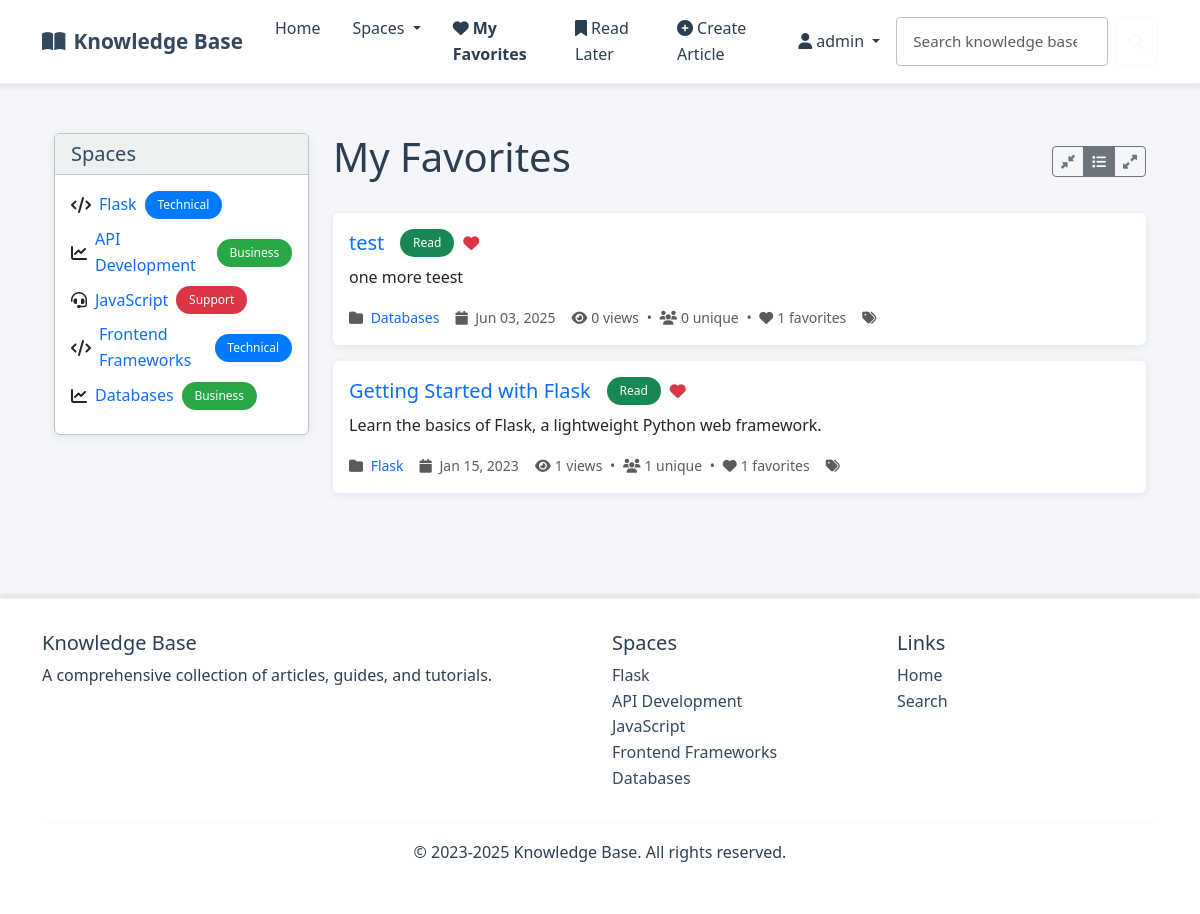
The app's page /my-favorites/ (signed in) with its own data.
### kb/models.py (models this page shows, shortened)
class Space(models.Model):
    ICON_CHOICES = [
        ('fas fa-folder', 'Folder'),
        ('fas fa-book', 'Book'),
        ('fas fa-lightbulb', 'Lightbulb'),
        ('fas fa-cog', 'Settings'),
        ('fas fa-rocket', 'Rocket'),
        ('fas fa-star', 'Star'),
        ('fas fa-heart', 'Heart'),
        ('fas fa-trophy', 'Trophy'),
        ('fas fa-graduation-cap', 'Education'),
        ('fas fa-code', 'Code'),
        ('fas fa-database', 'Database'),
        ('fas fa-shield-alt', 'Security'),
        ('fas fa-users', 'Team'),
        ('fas fa-chart-line', 'Analytics'),
        ('fas fa-puzzle-piece', 'Puzzle'),
        ('fas fa-tools', 'Tools'),
        ('fas fa-globe', 'Global'),
        ('fas fa-mobile-alt', 'Mobile'),
        ('fas fa-cloud', 'Cloud'),
        ('fas fa-fire', 'Fire'),
    ]
    name = models.CharField(max_length=100)
    description = models.TextField()
    label = models.ForeignKey(Label, on_delete=models.SET_NULL, null=True, blank=True, related_name='spaces')
    icon = models.CharField(max_length=50, choices=ICON_CHOICES, default='fas fa-folder')
    class Meta:
        verbose_name_plural = "Spaces"

class Label(models.Model):
    COLOR_CHOICES = [
        ('#007bff', 'Blue'),
        ('#28a745', 'Green'),
        ('#dc3545', 'Red'),
        ('#ffc107', 'Yellow'),
        ('#6f42c1', 'Purple'),
        ('#fd7e14', 'Orange'),
        ('#20c997', 'Teal'),
        ('#e83e8c', 'Pink'),
        ('#6c757d', 'Gray'),
        ('#17a2b8', 'Cyan'),
    ]
    name = models.CharField(max_length=50)
    color = models.CharField(max_length=7, choices=COLOR_CHOICES, default='#007bff')
    class Meta:
        verbose_name_plural = "Labels"

class Article(models.Model):
    STATUS_CHOICES = [
        ('draft', 'Draft'),
        ('live', 'Live'),
        ('archive', 'Archive'),
    ]
    title = models.CharField(max_length=200)
    summary = models.TextField()
    space = models.ForeignKey(Space, on_delete=models.CASCADE, related_name='articles')
    author = models.ForeignKey(User, on_delete=models.CASCADE, related_name='articles', null=True, blank=True)
    status = models.CharField(max_length=10, choices=STATUS_CHOICES, default='draft')
    tags = models.ManyToManyField(Tag, blank=True, related_name='articles')
    legacy_tags = models.JSONField(default=list, help_text="Legacy tags for backward compatibility")
    created_at = models.DateField(default=timezone.now)
    updated_at = models.DateField(default=timezone.now)
    def is_read_by_user(self, user):
        if not user.is_authenticated:
            return False
        return self.read_status.filter(user=user).exists()
    def get_favorites_count(self):
        return self.favorites.count()
    def get_view_count(self):
        return self.views.count()
    def get_unique_view_count(self):
        user_views = self.views.filter(user__isnull=False).values('user').distinct().count()
        anonymous_views = self.views.filter(user__isnull=True).values('ip_address').distinct().count()
        return user_views + anonymous_views

### kb/views.py (the view)
# urls.py: path('my-favorites/', views.my_favorites, name='my_favorites'),
@login_required
def my_favorites(request):
    favorites = ArticleFavorite.objects.filter(user=request.user).select_related('article', 'article__space')
    articles = [favorite.article for favorite in favorites]
    for article in articles:
        article.is_favorited = True  # All articles in this view are favorited
        article.view_count = article.get_view_count()
        article.unique_view_count = article.get_unique_view_count()
        article.favorites_count = article.get_favorites_count()
        if request.user.is_authenticated:
            article.is_read = article.is_read_by_user(request.user)
    context = {
        'articles': articles,
        'title': 'My Favorites',
        'spaces': Space.objects.all(),
        'labels': Label.objects.all(),
    }
    return render(request, 'my_favorites.html', context)

### kb/context_processors.py (called while the page is built)
def categories_processor(request):
    return {
        'spaces': Space.objects.all()
    }

### templates/my_favorites.html (shortened to what this page needs)
{% extends 'layout.html' %}
{% block content %}
<div class="container mt-4">
    <div class="row">
        <div class="col-lg-3">
            <div class="card">
                <div class="card-header">
                    <h5 class="mb-0">Spaces</h5>
                </div>
                <div class="card-body">
                    {% for space in spaces %}
                    <div class="d-flex align-items-center mb-2">
                        {% if space.icon %}
                        <i class="{{ space.icon }} me-2"></i>
                        {% endif %}
                        <a href="{% url 'space_detail' space.id %}" class="text-decoration-none">
                            {{ space.name }}
                        </a>
                        {% if space.label %}
                        <span class="badge ms-2" style="background-color: {{ space.label.color }};">
                            {{ space.label.name }}
                        </span>
                        {% endif %}
                    </div>
                    {% endfor %}
                </div>
            </div>
        </div>
        <div class="col-lg-9">
            <div class="d-flex justify-content-between align-items-center mb-4">
                <h1>My Favorites</h1>
                <div class="d-flex gap-2 align-items-center">
                    <div class="btn-group" role="group" aria-label="View density">
                        <label class="btn btn-outline-secondary btn-sm" for="compact" title="Compact view">
                            <i class="fas fa-compress-alt"></i>
                        </label>
                        <label class="btn btn-outline-secondary btn-sm" for="comfortable" title="Comfortable view">
                            <i class="fas fa-list"></i>
                        </label>
                        <label class="btn btn-outline-secondary btn-sm" for="spacious" title="Spacious view">
                            <i class="fas fa-expand-alt"></i>
                        </label>
                    </div>
                </div>
            </div>
            {% if articles %}
            <div id="articles-container">
                {% for article in articles %}
                <div class="card mb-3 article-card" data-space="{{ article.space.id }}">
                    <div class="card-body">
                        <div class="d-flex justify-content-between align-items-start">
                            <div class="flex-grow-1">
                                <div class="d-flex align-items-center mb-2">
                                    <h5 class="card-title mb-0 me-3">
                                        <a href="{% url 'article_detail' article.id %}" class="text-decoration-none">
                                            {{ article.title }}
                                        </a>
                                    </h5>
                                    {% if user.is_authenticated and article.is_read %}
                                    <span class="badge bg-success me-2">Read</span>
                                    {% endif %}
                                    {% if user.is_authenticated %}
                                    <button class="btn btn-link p-0 favorite-btn"
                                            data-article-id="{{ article.id }}"
                                            data-favorited="true"
                                            title="Remove from favorites">
                                        <i class="fas fa-heart text-danger"></i>
                                    </button>
                                    {% endif %}
                                </div>
                                <p class="card-text article-summary">{{ article.summary }}</p>
                                <div class="d-flex align-items-center text-muted small article-meta">
                                    <span class="me-3">
                                        <i class="fas fa-folder me-1"></i>
                                        <a href="{% url 'space_detail' article.space.id %}" class="text-decoration-none">
                                            {{ article.space.name }}
                                        </a>
                                    </span>
                                    <span class="me-3">
                                        <i class="fas fa-calendar me-1"></i>
                                        {{ article.created_at|date:"M d, Y" }}
                                    </span>
                                    <span class="me-3">
                                        <i class="fas fa-eye me-1"></i>{{ article.view_count }} views
                                        <span class="mx-1">•</span>
                                        <i class="fas fa-users me-1"></i>{{ article.unique_view_count }} unique
                                        <span class="mx-1">•</span>
                                        <i class="fas fa-heart me-1"></i>{{ article.favorites_count }} favorites
                                    </span>
                                    {% if article.tags %}
                                    <span>
                                        <i class="fas fa-tags me-1"></i>
                                    </span>
                                    {% endif %}
                                </div>
                            </div>
                        </div>
                    </div>
                </div>
                {% endfor %}
            </div>
            {% endif %}
        </div>
    </div>
</div>
{% endblock %}

### templates/layout.html (shortened to what this page needs)
{% load static %}
<!DOCTYPE html>
<html lang="en">
<head>
    <link href="https://cdn.jsdelivr.net/npm/bootstrap@5.3.0/dist/css/bootstrap.min.css" rel="stylesheet">
    <link rel="stylesheet" href="https://cdnjs.cloudflare.com/ajax/libs/font-awesome/6.4.0/css/all.min.css">
    <link rel="stylesheet" href="https://cdnjs.cloudflare.com/ajax/libs/highlight.js/11.7.0/styles/github-dark.min.css">
    <link rel="stylesheet" href="{% static 'css/custom.css' %}">
</head>
<body>
    <nav class="navbar navbar-expand-lg" style="background-color: #ffffff; border-bottom: 2px solid #e9ecef; box-shadow: 0 2px 4px rgba(0,0,0,0.1);">
        <div class="container">
            <a class="navbar-brand" href="{% url 'index' %}">
                <i class="fas fa-book-open me-2"></i>Knowledge Base
            </a>
            <div class="collapse navbar-collapse" id="navbarMain">
                <ul class="navbar-nav me-auto">
                    <li class="nav-item">
                        <a class="nav-link {% if request.path == '/' %}active{% endif %}" href="{% url 'index' %}">Home</a>
                    </li>
                    <li class="nav-item dropdown">
                        <a class="nav-link dropdown-toggle" href="#" id="spacesDropdown" role="button" data-bs-toggle="dropdown" aria-expanded="false">
                            Spaces
                        </a>
                    </li>
                    {% if user.is_authenticated %}
                    <li class="nav-item">
                        <a class="nav-link {% if request.path == '/my-favorites/' %}active{% endif %}" href="{% url 'my_favorites' %}">
                            <i class="fas fa-heart me-1"></i>My Favorites
                        </a>
                    </li>
                    <li class="nav-item">
                        <a class="nav-link {% if request.path == '/my-read-later/' %}active{% endif %}" href="{% url 'my_read_later' %}">
                            <i class="fas fa-bookmark me-1"></i>Read Later
                        </a>
                    </li>
                    <li class="nav-item">
                        <a class="nav-link {% if request.path == '/article/create/' %}active{% endif %}" href="{% url 'create_article' %}">
                            <i class="fas fa-plus-circle me-1"></i>Create Article
                        </a>
                    </li>
                    {% endif %}
                </ul>
                <ul class="navbar-nav ms-auto">
                    {% if user.is_authenticated %}
                    <li class="nav-item dropdown">
                        <a class="nav-link dropdown-toggle" href="#" id="userDropdown" role="button" data-bs-toggle="dropdown" aria-expanded="false">
                            <i class="fas fa-user me-1"></i>{{ user.username }}
                        </a>
                    </li>
                    {% endif %}
                </ul>
                <div class="d-flex position-relative">
                    <form id="searchForm" class="d-flex" action="{% url 'search' %}" method="get">
                        <input id="searchInput" class="form-control me-2" type="search" placeholder="Search knowledge base..." aria-label="Search" name="q">
                        <button class="btn btn-outline-light" type="submit">
                            <i class="fas fa-search"></i>
                        </button>
                    </form>
                </div>
            </div>
        </div>
    </nav>
    <main class="container py-4">
        {% block content %}{% endblock %}
    </main>
    <footer class="footer">
        <div class="container">
            <div class="row">
                <div class="col-md-6">
                    <h5>Knowledge Base</h5>
                    <p>A comprehensive collection of articles, guides, and tutorials.</p>
                </div>
                <div class="col-md-3">
                    <h5>Spaces</h5>
                    <ul class="list-unstyled">
                        {% for space in spaces %}
                        <li><a href="{% url 'space_detail' space_id=space.id %}" class="text-decoration-none" style="color: var(--primary-corporate);">{{ space.name }}</a></li>
                        {% endfor %}
                    </ul>
                </div>
                <div class="col-md-3">
                    <h5>Links</h5>
                    <ul class="list-unstyled">
                        <li><a href="{% url 'index' %}" class="text-decoration-none" style="color: var(--primary-corporate);">Home</a></li>
                        <li><a href="{% url 'search' %}" class="text-decoration-none" style="color: var(--primary-corporate);">Search</a></li>
                    </ul>
                </div>
            </div>
            <hr style="border-color: #e9ecef;">
            <div class="text-center">
                <p>&copy; 2023-2025 Knowledge Base. All rights reserved.</p>
            </div>
        </div>
    </footer>
</body>
</html>

### static/css/custom.css (style rules this page uses)
:root { --primary-corporate: #34495e; --secondary-corporate: #2c3e50; --accent-corporate: #3498db; --success-corporate: #27ae60; --warning-corporate: #f39c12; --danger-corporate: #e74c3c; --light-corporate: #ecf0f1; --dark-corporate: #2c3e50; --background-corporate: #f4f6f9; --text-corporate: #2c3e50; --border-corporate: #bdc3c7; --shadow-corporate: rgba(52, 73, 94, 0.1); }
body { background-color: var(--background-corporate); color: var(--text-corporate); font-family: 'Segoe UI', Tahoma, Geneva, Verdana, sans-serif; line-height: 1.6; }
.navbar-brand { color: var(--primary-corporate) !important; font-weight: 600; font-size: 1.3rem; }
.navbar-nav .nav-link { color: var(--text-corporate) !important; font-weight: 500; padding: 0.5rem 1rem !important; transition: all 0.3s ease; border-radius: 4px; }
.card { background-color: #ffffff; border: 1px solid var(--border-corporate); border-radius: 6px; box-shadow: 0 2px 8px var(--shadow-corporate); transition: all 0.3s ease; }
.card-header { background-color: var(--light-corporate); border-bottom: 1px solid var(--border-corporate); font-weight: 600; color: var(--primary-corporate); }
.form-control { border: 1px solid var(--border-corporate); border-radius: 4px; padding: 0.75rem 1rem; font-size: 0.95rem; }
.badge { background-color: var(--primary-corporate); color: #ffffff; font-weight: 500; padding: 0.5rem 0.8rem; border-radius: 15px; }
.article-card { height: 100%; transition: transform 0.2s ease; border: 1px solid var(--article-border-color); }
.footer { margin-top: 4rem; padding: 2rem 0; border-top: 1px solid var(--bs-border-color); }
.nav-link.active { font-weight: 600; }
.footer { margin-top: 4rem; padding: 2rem 0; background-color: #ffffff; color: var(--text-corporate); border-top: 2px solid #e9ecef; box-shadow: 0 -2px 4px rgba(0,0,0,0.1); }

### records on screen
Space: name "Flask", label.name "Technical"
Space: name "API Development", label.name "Business"
Space: name "JavaScript", label.name "Support"
Space: name "Frontend Frameworks", label.name "Technical"
Space: name "Databases", label.name "Business"
Article: title "test", summary "one more teest", space.name "Databases", created_at "Jun 03, 2025", view_count "0", unique_view_count "0", favorites_count "1"
Article: title "Getting Started with Flask", summary "Learn the basics of Flask, a lightweight Python web framework.", space.name "Flask", created_at "Jan 15, 2023", view_count "1", unique_view_count "1", favorites_count "1"

### other values on screen
{{ user.username }} "admin"
